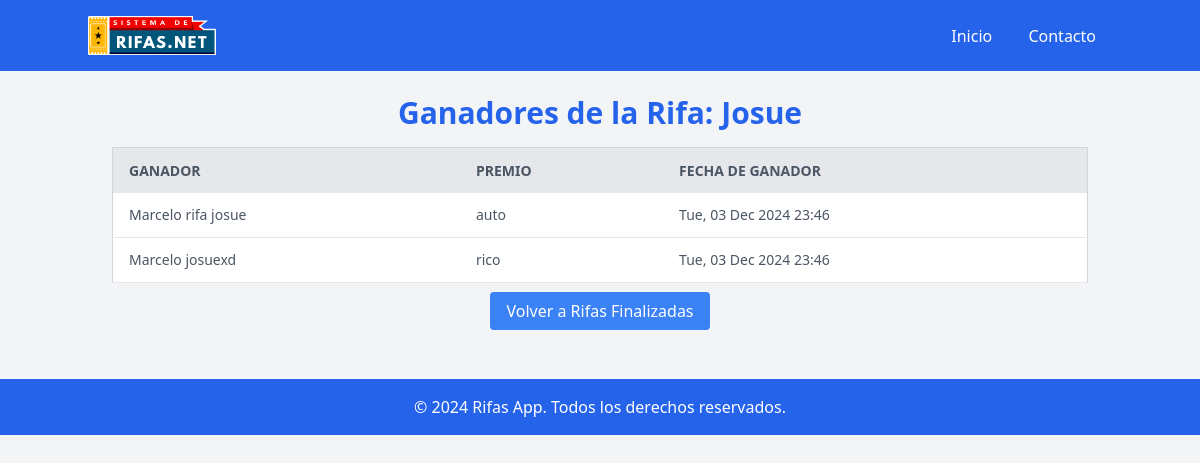
Screenshot of /ganadores/7/ with the database file from the repository.
### App1/models.py (models this page shows, shortened)
class Rifa(models.Model):
    ESTADOS = [
        ('oculta', 'Oculta'),
        ('disponible', 'Disponible'),
        ('finalizada', 'Finalizada'),
        ('anulada', 'Anulada'),
    ]
    nombre = models.CharField(max_length=255)
    fecha_inicio = models.DateTimeField()
    fecha_termino = models.DateTimeField()
    descripcion = models.TextField()
    cantidad_numeros = models.PositiveIntegerField()
    estado = models.CharField(max_length=10, choices=ESTADOS)
    imagen = models.ImageField(upload_to='rifas/')

class Ganador(models.Model):
    compra = models.ForeignKey('Compra', on_delete=models.CASCADE)
    premio = models.CharField(max_length=100)
    fecha_ganador = models.DateTimeField(auto_now_add=True)

class Compra(models.Model):
    cliente = models.ForeignKey(Cliente, on_delete=models.CASCADE)
    rifa = models.ForeignKey(Rifa, on_delete=models.CASCADE)
    numeros_comprados = models.ManyToManyField('Numero')
    codigo_pago = models.CharField(max_length=10, blank=True, null=True)
    fecha_compra = models.DateTimeField(auto_now_add=True)

class Cliente(models.Model):
    nombre = models.CharField(max_length=255)
    email = models.EmailField(unique=True)
    telefono = models.CharField(max_length=15, blank=True, null=True)

### App1/views.py (the view)
# urls.py: path('ganadores/<int:rifa_id>/', views.mostrar_ganadores_por_rifa, name='ganadores_por_rifa'),
def mostrar_ganadores_por_rifa(request, rifa_id):
    rifa = Rifa.objects.get(id=rifa_id)
    ganadores = Ganador.objects.filter(compra__rifa=rifa).select_related('compra__cliente')
    return render(request, 'ganadores.html', {
        'rifa': rifa,
        'ganadores': ganadores,
    })

### templates/ganadores.html (shortened to what this page needs)
<!DOCTYPE html>
{% load static %}
<html lang="en">
<head>
    <script src="https://cdn.tailwindcss.com"></script>
</head>
<body>
    <body class="bg-gray-100">
        <header>
            <nav class="bg-blue-600 p-4">
                <div class="container mx-auto flex justify-between items-center">
                    <div>
                        <a href="/" class="text-white text-lg font-bold"><img src="{% static 'logo.png' %}" alt="logo" class="w-32 h-auto"></a>
                    </div>
                    <div>
                        <a href="/" class="text-white hover:text-gray-200 px-4">Inicio</a>
                        <a href="#" class="text-white hover:text-gray-200 px-4">Contacto</a>
                    </div>
                </div>
            </nav>
        </header>
        <div class="container mx-auto p-6">
            <h1 class="text-3xl font-bold mb-4 text-center text-blue-600">Ganadores de la Rifa: {{ rifa.nombre }}</h1>
            {% if ganadores %}
                <table class="min-w-full bg-white border border-gray-300 mb-4">
                    <thead>
                        <tr class="bg-gray-200 text-gray-600 uppercase text-sm leading-normal">
                            <th class="py-3 px-4 text-left">Ganador</th>
                            <th class="py-3 px-4 text-left">Premio</th>
                            <th class="py-3 px-4 text-left">Fecha de Ganador</th>
                        </tr>
                    </thead>
                    <tbody class="text-gray-600 text-sm font-light">
                        {% for ganador in ganadores %}
                            <tr class="border-b border-gray-200 hover:bg-gray-100">
                                <td class="py-3 px-4">{{ ganador.compra.cliente.nombre }}</td>
                                <td class="py-3 px-4">{{ ganador.premio }}</td>
                                <td class="py-3 px-4">{{ ganador.fecha_ganador|date:"D, d M Y H:i" }}</td>
                            </tr>
                        {% endfor %}
                    </tbody>
                </table>
            {% else %}
                <p class="text-center text-gray-600">No hay ganadores para esta rifa.</p>
            {% endif %}
            <div class="mt-4 text-center">
                <a href="{% url 'mostrar_rifas_finalizadas' %}" class="bg-blue-500 text-white py-2 px-4 rounded hover:bg-blue-600">Volver a Rifas Finalizadas</a>
            </div>
        </div>
        <footer class="bg-blue-600 text-white py-4 mt-8">
            <div class="container mx-auto text-center">
                <p>&copy; 2024 Rifas App. Todos los derechos reservados.</p>
            </div>
        </footer>
    </body>
</body>
</html>

### rows the page displays
Rifa: nombre "Josue"
Ganador: compra.cliente.nombre "Marcelo rifa josue", premio "auto", fecha_ganador "Tue, 03 Dec 2024 23:46"
Ganador: compra.cliente.nombre "Marcelo josuexd", premio "rico", fecha_ganador "Tue, 03 Dec 2024 23:46"
